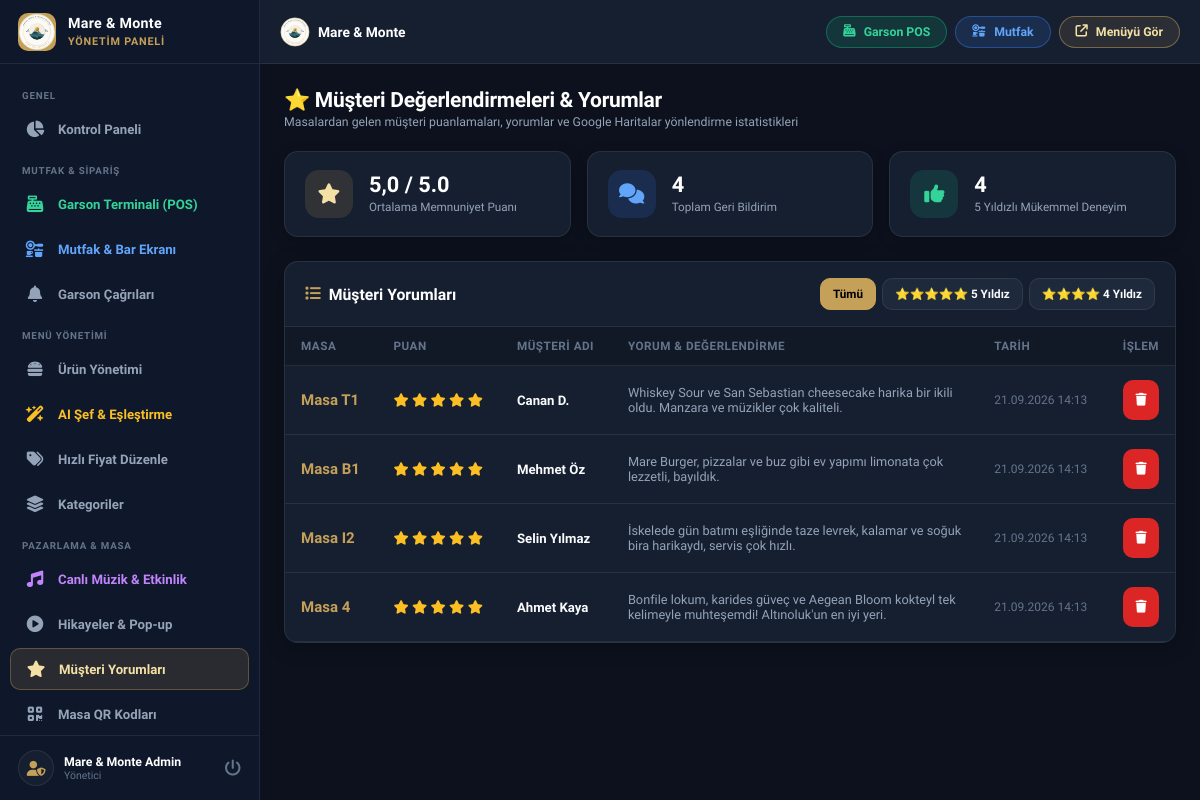
The page /admin/feedback.php (signed in) on the database its author committed.
### tables this page shows
CREATE TABLE feedback (
        id INTEGER PRIMARY KEY AUTOINCREMENT,
        table_number VARCHAR(50) DEFAULT '',
        rating INT NOT NULL DEFAULT 5,
        name VARCHAR(100) DEFAULT '',
        comment TEXT,
        is_read INT DEFAULT 0,
        created_at DATETIME DEFAULT CURRENT_TIMESTAMP
    );

### admin/feedback.php (the view, shortened to what this page needs)
<?php
require_once __DIR__ . '/header.php';
$avgRating = $pdo->query("SELECT AVG(rating) FROM feedback")->fetchColumn();
$totalFeedback = $pdo->query("SELECT COUNT(*) FROM feedback")->fetchColumn();
$fiveStarsCount = $pdo->query("SELECT COUNT(*) FROM feedback WHERE rating = 5")->fetchColumn();
$filterRating = (int)($_GET['rating'] ?? 0);
$query = "SELECT * FROM feedback";
$query .= " ORDER BY id DESC";
$feedbacks = $pdo->query($query)->fetchAll();
?>
<div class="page-header">
    <div class="page-title">
        <h1>⭐ Müşteri Değerlendirmeleri & Yorumlar</h1>
        <p>Masalardan gelen müşteri puanlamaları, yorumlar ve Google Haritalar yönlendirme istatistikleri</p>
    </div>
</div>
<div class="stats-grid">
    <div class="stat-card">
        <div class="stat-icon primary">
            <i class="fas fa-star"></i>
        </div>
        <div class="stat-data">
            <h3><?php echo number_format((float)$avgRating, 1, ',', '.'); ?> / 5.0</h3>
            <span>Ortalama Memnuniyet Puanı</span>
        </div>
    </div>
    <div class="stat-card">
        <div class="stat-icon info">
            <i class="fas fa-comments"></i>
        </div>
        <div class="stat-data">
            <h3><?php echo (int)$totalFeedback; ?></h3>
            <span>Toplam Geri Bildirim</span>
        </div>
    </div>
    <div class="stat-card">
        <div class="stat-icon success">
            <i class="fas fa-thumbs-up"></i>
        </div>
        <div class="stat-data">
            <h3><?php echo (int)$fiveStarsCount; ?></h3>
            <span>5 Yıldızlı Mükemmel Deneyim</span>
        </div>
    </div>
</div>
<div class="card">
    <div class="card-header">
        <h3 class="card-title"><i class="fas fa-list" style="color:var(--primary);"></i> Müşteri Yorumları</h3>
        <div style="display:flex; gap:6px;">
            <a href="feedback.php" class="btn <?php echo $filterRating === 0 ? 'btn-primary' : 'btn-secondary'; ?> btn-sm">Tümü</a>
            <a href="feedback.php?rating=5" class="btn <?php echo $filterRating === 5 ? 'btn-primary' : 'btn-secondary'; ?> btn-sm">⭐⭐⭐⭐⭐ 5 Yıldız</a>
            <a href="feedback.php?rating=4" class="btn <?php echo $filterRating === 4 ? 'btn-primary' : 'btn-secondary'; ?> btn-sm">⭐⭐⭐⭐ 4 Yıldız</a>
        </div>
    </div>
    <div class="card-body" style="padding: 0;">
        <div class="table-responsive desktop-table-view">
            <table class="admin-table">
                <thead>
                    <tr>
                        <th>Masa</th>
                        <th>Puan</th>
                        <th>Müşteri Adı</th>
                        <th>Yorum & Değerlendirme</th>
                        <th>Tarih</th>
                        <th style="text-align: right;">İşlem</th>
                    </tr>
                </thead>
                <tbody>
                    <?php if (empty($feedbacks)): ?>
                        <tr>
                            <td colspan="6" style="text-align: center; padding: 32px; color: var(--text-dim);">
                                Henüz değerlendirme bulunmamaktadır.
                            </td>
                        </tr>
                    <?php else: ?>
                        <?php foreach ($feedbacks as $fb): ?>
                            <tr id="row-feedback-<?php echo $fb['id']; ?>">
                                <td>
                                    <strong style="color:var(--primary); font-size:1rem;">Masa <?php echo htmlspecialchars($fb['table_number'] ?: '-'); ?></strong>
                                </td>
                                <td>
                                    <div style="color: #fbbf24; font-size: 0.9rem;">
                                        <?php for ($i=1; $i<=5; $i++): ?>
                                            <i class="<?php echo $i <= $fb['rating'] ? 'fas fa-star' : 'far fa-star'; ?>"></i>
                                        <?php endfor; ?>
                                    </div>
                                </td>
                                <td><strong><?php echo htmlspecialchars($fb['name'] ?: 'Misafir'); ?></strong></td>
                                <td style="color: var(--text-muted); font-size: 0.85rem; max-width: 360px;">
                                    <?php echo htmlspecialchars($fb['comment'] ?: 'Yorum bırakılmadı.'); ?>
                                </td>
                                <td style="font-size: 0.8rem; color: var(--text-dim);">
                                    <?php echo date('d.m.Y H:i', strtotime($fb['created_at'])); ?>
                                </td>
                                <td style="text-align: right;">
                                    <button type="button" class="btn btn-danger btn-icon" onclick="deleteFeedback(<?php echo $fb['id']; ?>)">
                                        <i class="fas fa-trash"></i>
                                    </button>
                                </td>
                            </tr>
                        <?php endforeach; ?>
                    <?php endif; ?>
                </tbody>
            </table>
        </div>
    </div>
</div>
<?php require_once __DIR__ . '/footer.php'; ?>

### assets/css/admin.css (style rules this page uses)
:root { --primary: #C5A059; --primary-rgb: 197, 160, 89; --primary-hover: #B38E46; --primary-light: #F3E0A5; --primary-dark: #8C6D37; --bg-dark: #090D16; --bg-sidebar: #0F172A; --bg-body: #0C111D; --bg-card: #161F30; --bg-card-hover: #1E293B; --bg-input: #1E293B; --text-main: #F8FAFC; --text-muted: #94A3B8; --text-dim: #64748B; --border: rgba(255, 255, 255, 0.08); --border-focus: rgba(197, 160, 89, 0.5); --success: #10B981; --danger: #EF4444; --warning: #F59E0B; --info: #3B82F6; --radius-xs: 6px; --radius-sm: 10px; --radius-md: 14px; --radius-lg: 20px; --radius-full: 9999px; --sidebar-width: 260px; --header-height: 64px; --bottom-nav-height: 64px; }
*, *::before, *::after { box-sizing: border-box; margin: 0; padding: 0; -webkit-tap-highlight-color: transparent; }
html { font-family: 'Plus Jakarta Sans', -apple-system, BlinkMacSystemFont, sans-serif; font-size: 15px; background-color: var(--bg-body); color: var(--text-main); -webkit-font-smoothing: antialiased; }
body { min-height: 100vh; width: 100%; overflow-x: hidden; background-color: var(--bg-body); color: var(--text-main); display: flex; }
.page-header { display: flex; align-items: center; justify-content: space-between; margin-bottom: 22px; flex-wrap: wrap; gap: 14px; }
.page-title h1 { font-size: 1.4rem; font-weight: 800; color: #fff; letter-spacing: -0.3px; }
.page-title p { font-size: 0.82rem; color: var(--text-muted); margin-top: 3px; }
.stats-grid { display: grid; grid-template-columns: repeat(auto-fit, minmax(220px, 1fr)); gap: 16px; margin-bottom: 24px; }
.stat-card { background: var(--bg-card); border: 1px solid var(--border); border-radius: var(--radius-md); padding: 18px 20px; display: flex; align-items: center; gap: 16px; box-shadow: 0 4px 15px rgba(0,0,0,0.2); }
.stat-icon { width: 48px; height: 48px; border-radius: var(--radius-md); display: flex; align-items: center; justify-content: center; font-size: 1.35rem; flex-shrink: 0; }
.stat-icon.primary { background: rgba(var(--primary-rgb), 0.15); color: var(--primary-light); }
.stat-icon.success { background: rgba(16, 185, 129, 0.15); color: #34d399; }
.stat-icon.info { background: rgba(59, 130, 246, 0.15); color: #60a5fa; }
.stat-data h3 { font-size: 1.45rem; font-weight: 800; color: #fff; line-height: 1.1; }
.stat-data span { font-size: 0.78rem; color: var(--text-muted); }
.card { background: var(--bg-card); border: 1px solid var(--border); border-radius: var(--radius-md); overflow: hidden; box-shadow: 0 4px 20px rgba(0,0,0,0.25); margin-bottom: 22px; width: 100%; box-sizing: border-box; }
.card-header { padding: 16px 20px; border-bottom: 1px solid var(--border); display: flex; align-items: center; justify-content: space-between; flex-wrap: wrap; gap: 10px; }
.card-title { font-size: 1.05rem; font-weight: 700; color: #fff; display: flex; align-items: center; gap: 8px; }
.card-body { padding: 20px; box-sizing: border-box; }
.btn { display: inline-flex; align-items: center; gap: 8px; padding: 10px 18px; border-radius: var(--radius-sm); font-family: inherit; font-size: 0.85rem; font-weight: 700; cursor: pointer; text-decoration: none; border: 1px solid transparent; transition: all 0.2s ease; min-height: 40px; }
.btn-primary { background: var(--primary); color: #000; border-color: var(--primary); }
.btn-secondary { background: var(--bg-input); color: var(--text-main); border-color: var(--border); }
.btn-danger { background: #dc2626; color: #fff; }
.btn-sm { padding: 6px 12px; font-size: 0.78rem; min-height: 32px; }
.btn-icon { width: 36px; height: 36px; padding: 0; display: inline-flex; align-items: center; justify-content: center; border-radius: var(--radius-sm); }
.table-responsive { width: 100%; overflow-x: auto; -webkit-overflow-scrolling: touch; }
.admin-table { width: 100%; border-collapse: collapse; text-align: left; }
.admin-table th { background: rgba(0, 0, 0, 0.2); padding: 12px 16px; font-size: 0.78rem; font-weight: 700; color: var(--text-dim); text-transform: uppercase; letter-spacing: 0.5px; border-bottom: 1px solid var(--border); white-space: nowrap; }
.admin-table td { padding: 14px 16px; border-bottom: 1px solid var(--border); font-size: 0.88rem; vertical-align: middle; }
.desktop-table-view { display: block; }

### rows shown on the page
feedback: table_number "T1", rating 5 (drawn), name "Canan D.", comment "Whiskey Sour ve San Sebastian cheesecake harika bir ikili oldu. Manzara ve müzikler çok kaliteli.", created_at "21.09.2026 14:13"
feedback: table_number "B1", rating 5 (drawn), name "Mehmet Öz", comment "Mare Burger, pizzalar ve buz gibi ev yapımı limonata çok lezzetli, bayıldık.", created_at "21.09.2026 14:13"
feedback: table_number "I2", rating 5 (drawn), name "Selin Yılmaz", comment "İskelede gün batımı eşliğinde taze levrek, kalamar ve soğuk bira harikaydı, servis çok hızlı.", created_at "21.09.2026 14:13"
feedback: table_number "4", rating 5 (drawn), name "Ahmet Kaya", comment "Bonfile lokum, karides güveç ve Aegean Bloom kokteyl tek kelimeyle muhteşemdi! Altınoluk'un en iyi yeri.", created_at "21.09.2026 14:13"

### other values the page prints
$adminName "Mare & Monte Admin"
$avgRating "5,0"
$totalFeedback "4"
$fiveStarsCount "4"
